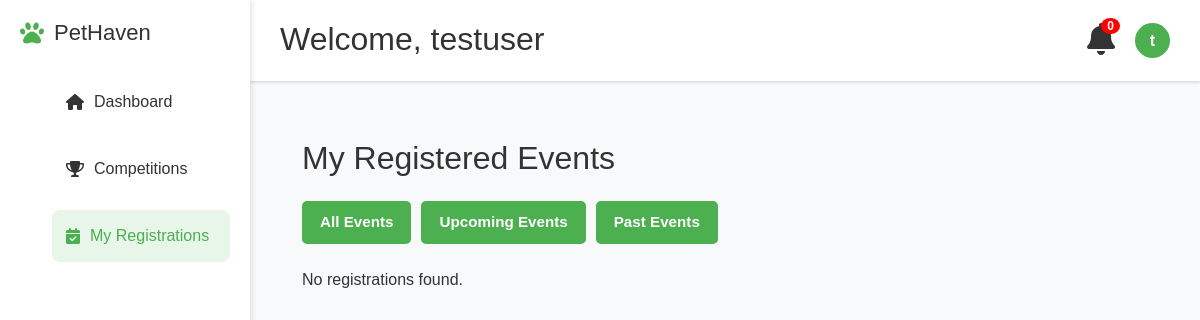
/registrations (signed in), run on an earlier commit of the app's database.
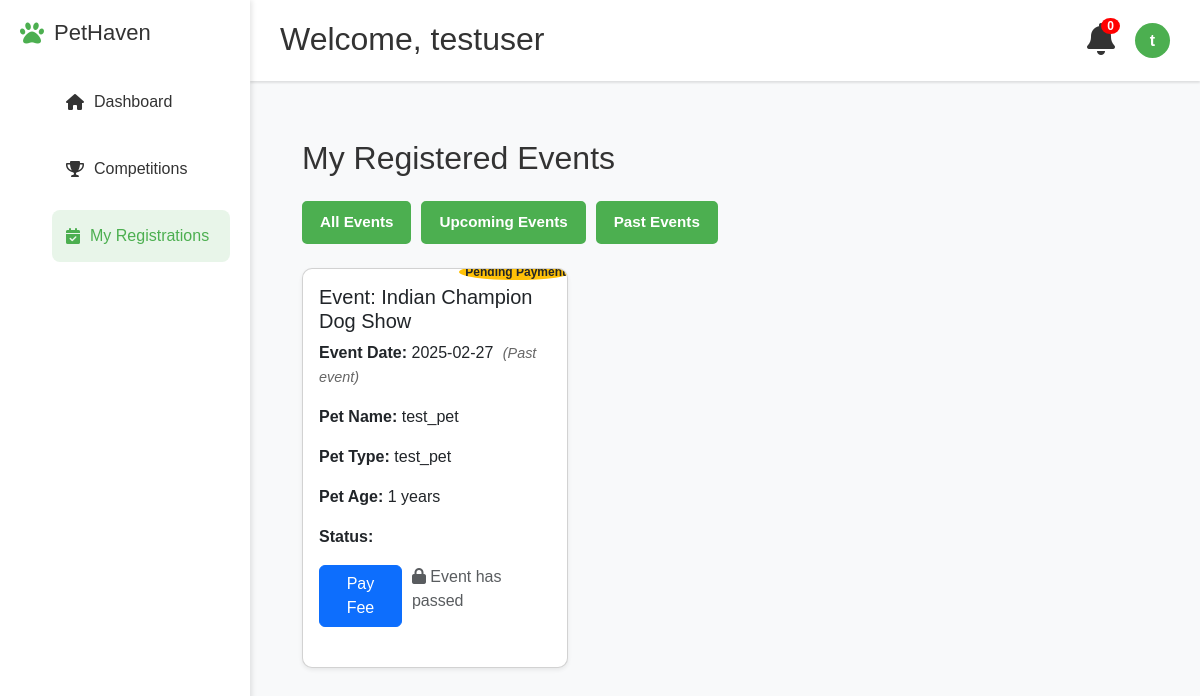
And on a later commit of the database.
### models.py (models this page shows)
class Registration(db.Model):
    id = db.Column(db.Integer, primary_key=True)
    user_id = db.Column(db.Integer, db.ForeignKey('user.id'), nullable=False)
    event_id = db.Column(db.Integer, db.ForeignKey('event.id'), nullable=False)
    pet_name = db.Column(db.String(100), nullable=False)
    pet_type = db.Column(db.String(100), nullable=False)
    pet_age=db.Column(db.Integer,nullable=False)
    paid = db.Column(db.Boolean, default=False)
    event = db.relationship('Event', backref=db.backref('registrations', lazy=True))

class Event(db.Model):
    id = db.Column(db.Integer, primary_key=True)
    title = db.Column(db.String(200), nullable=False)
    description = db.Column(db.Text, nullable=False)
    date = db.Column(db.String(50), nullable=False)
    location=db.Column(db.String(250),nullable=False)
    prizes=db.Column(db.String(200),nullable=False)
    eligibility=db.Column(db.String(250),nullable=False)
    fee = db.Column(db.Float, default=500)
    image_filename = db.Column(db.String(200), nullable=False, default="default.jpg")

### app.py (the view)
@app.route('/registrations')
@login_required
def registrations():
    registered_events = db.session.query(Registration, Event).join(Event, Registration.event_id == Event.id).filter(Registration.user_id == current_user.id).all()
    current_date = datetime.now().date()
    processed_events = []
    for reg, event in registered_events:
        event_date = datetime.strptime(event.date, '%Y-%m-%d').date()
        can_edit = event_date > current_date
        processed_events.append((reg, event, can_edit))
    return render_template("registrations.html", registered_events=processed_events)

### app.py (called while the page is built)
@login_manager.user_loader
def load_user(user_id):
    return User.query.get(int(user_id))

### templates/registrations.html (shortened to what this page needs)
{% extends "base.html" %}
{% block content %}
<div class="container mt-4">
    <h2 class="mb-4">My Registered Events</h2>
    <div class="filter-buttons mb-4">
        <button class="filter-btn active" data-filter="all">All Events</button>
        <button class="filter-btn" data-filter="upcoming">Upcoming Events</button>
        <button class="filter-btn" data-filter="past">Past Events</button>
    </div>
    {% if registered_events %}
        <div class="row" id="events-container">
            {% for reg, event, can_edit in registered_events %}
                <div class="col-md-4 event-item" data-date="{{ event.date }}">
                    <div class="card shadow-sm mb-4">
                        <div class="card-body">
                            <h5 class="card-title">Event: {{ event.title }}</h5>
                            <p class="card-text">
                                <strong>Event Date:</strong> {{ event.date }}
                                <span class="relative-date" data-event-date="{{ event.date }}"></span>
                            </p>
                            <p class="card-text"><strong>Pet Name:</strong> {{ reg.pet_name }}</p>
                            <p class="card-text"><strong>Pet Type:</strong> {{ reg.pet_type }}</p>
                            <p class="card-text"><strong>Pet Age:</strong> {{ reg.pet_age }} years</p>
                            <p class="card-text">
                                <strong>Status:</strong>
                                {% if reg.paid %}
                                    <span class="badge bg-success">Paid</span>
                                {% else %}
                                    <span class="badge bg-warning text-dark">Pending Payment</span>
                                {% endif %}
                            </p>
                            <div class="button-group" style="display: flex; gap: 10px; margin-top: 15px;">
                                {% if not reg.paid %}
                                    <a href="{{ url_for('pay_fee', registration_id=reg.id) }}" class="btn btn-primary">Pay Fee</a>
                                {% endif %}
                                {% if can_edit %}
                                    <a href="{{ url_for('edit_registration', registration_id=reg.id) }}" class="btn btn-secondary">
                                        <i class="fas fa-edit"></i> Edit Details
                                    </a>
                                {% else %}
                                    <span class="text-muted"><i class="fas fa-lock"></i> Event has passed</span>
                                {% endif %}
                            </div>
                        </div>
                    </div>
                </div>
            {% endfor %}
        </div>
    {% else %}
        <p>No registrations found.</p>
    {% endif %}
</div>
{% endblock %}

What changed in the data, as far as the page shows it:
added Registration: title "Indian Champion Dog Show", date "2025-02-27", pet_name "test_pet", pet_type "test_pet", pet_age "1", paid "Pending Payment"
Also different on the page:
text no longer shown: "No registrations found."
